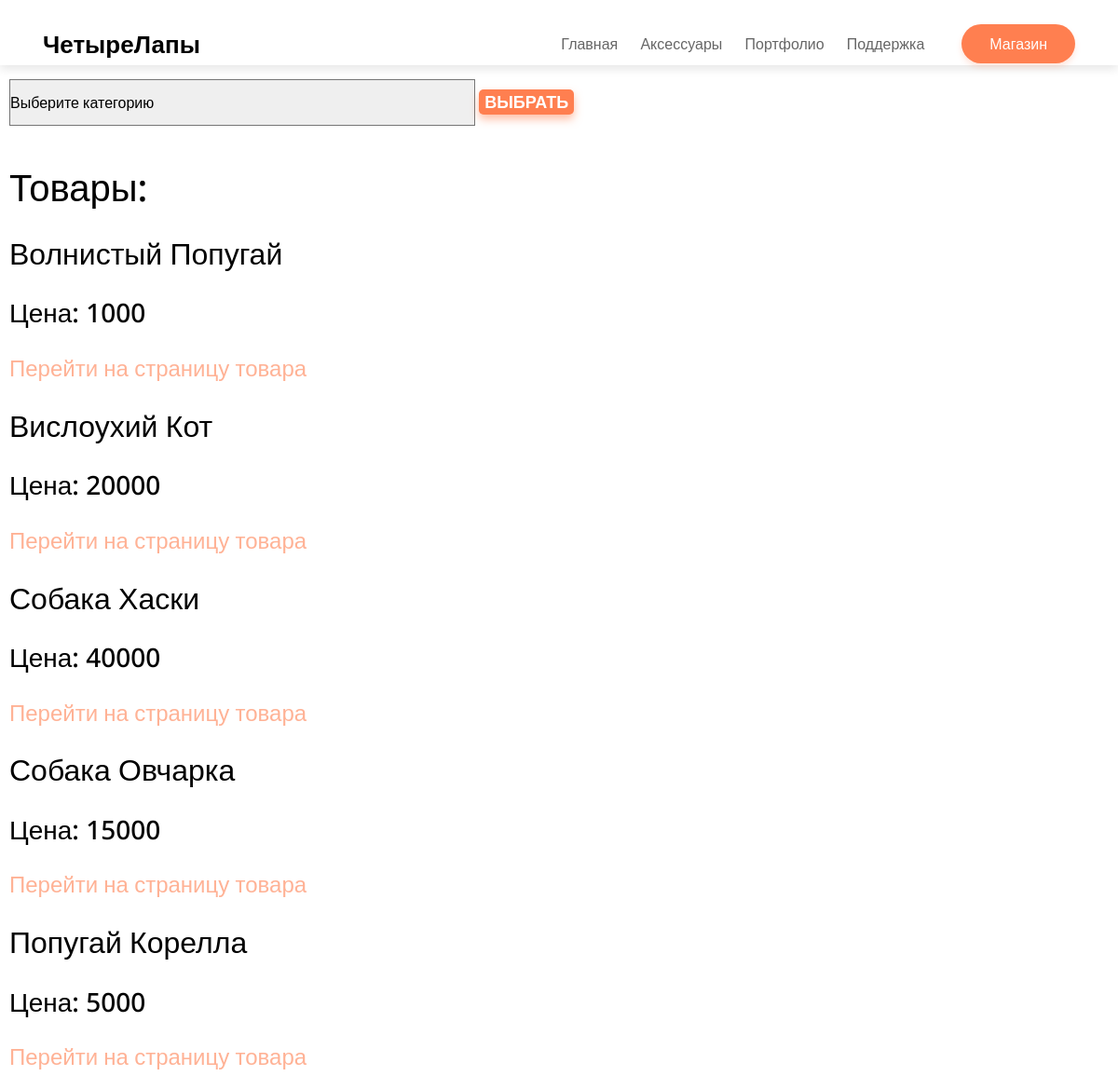
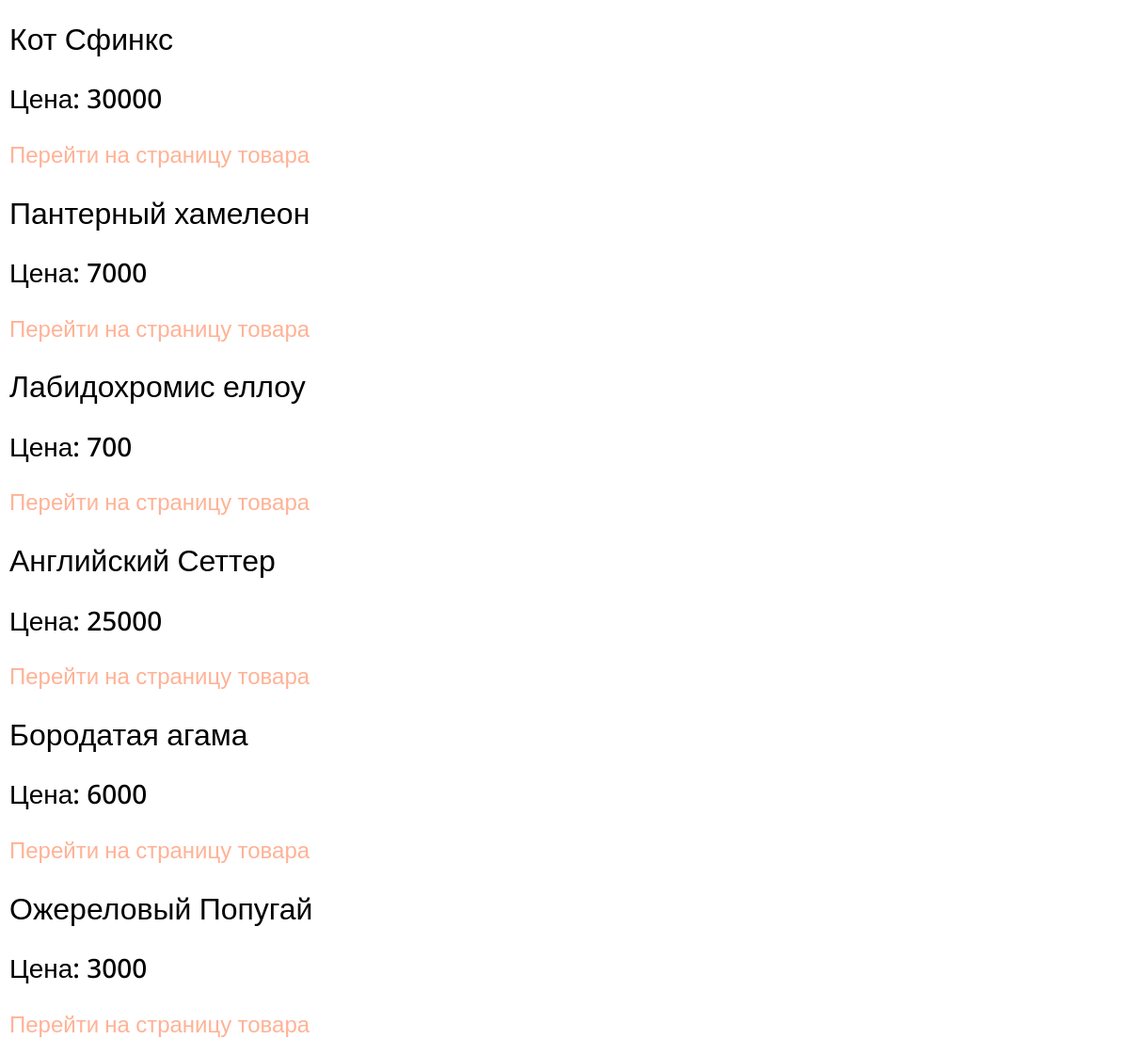
Screenshot of /products/ with the database file from the repository (2 pictures, top to bottom).
### APP/models.py (models this page shows, shortened)
class Products(models.Model):
    product_name = models.CharField(max_length=200)
    category = models.ForeignKey(Category, on_delete=models.CASCADE)
    price = models.CharField(default='0', max_length=128)
    link = models.URLField(default=0, max_length=128)
    class Meta:
        verbose_name = 'Товар'
        verbose_name_plural = 'Товары'

### APP/views.py (the view)
# urls.py: path('products/', products, name='products'),
def products(request):
    category_id = request.GET.get('category')
    if category_id:
        try:
            category = Category.objects.get(id=category_id)
            products = Products.objects.filter(category=category)
        except Category.DoesNotExist:
            raise Http404
    else:
        products = Products.objects.all()
    categories = Category.objects.all()
    return render(request, 'shop.html', {'products': products, 'categories': categories})

### templates/shop.html (shortened to what this page needs)
{% load static %}
<!DOCTYPE html>
<html lang="ru">
<head>
	<link rel="stylesheet" type="text/css" href="{% static 'style.css' %}">
	<link href="https://cdn.jsdelivr.net/npm/bootstrap@5.3.0-alpha1/dist/css/bootstrap.min.css" rel="stylesheet">
</head>
<body>
	<nav class="navbar">
		<div class="container">
			<a href="#" class="navbar-brand">ЧетыреЛапы</a>
			<div class="navbar-wrap">
				<ul class="navbar-menu">
					<li><a href="http://127.0.0.1:8000/">Главная</a></li>
					<li><a href="#" target="_blank">Аксессуары</a></li>
					<li><a href="#" target="_blank">Портфолио</a></li>
					<li><a href="#" target="_blank">Поддержка</a></li>
				</ul>
				<a href="http://127.0.0.1:8000/products/" target="_blank" class="callback">Магазин</a>
			</div>
		</div>
	</nav>
	<form method="get" action="{% url 'products' %}" class="form1">
		<select name="category">
			<option value="">Выберите категорию</option>
		</select>
		<button type="submit" class="category-tovar">Выбрать</button>
	</form>
	<h1 class="h1">Товары:</h1>
	{% for products in products %}
        <h2 class="shop">{{ products.product_name }}</h2><h3 class="shop"> Цена: {{ products.price }}</h3>
		<h4><a class="link" href="{{products.link}}">Перейти на страницу товара</a></h4>
	{% empty %}
    <p>Нет продуктов в базе данных</p>
	{% endfor %}
</body>
</html>

### static/css/style.css (style rules this page uses)
body { position: relative; font-family: 'Noto Sans', sans-serif; font-size: 16px; line-height: 1.4; color: #000; min-width: 320px; overflow-x: hidden; height: auto; }
.navbar { width: 100%; height: 70px; box-shadow: 0 4px 10px rgba(0, 0, 0, .1); }
.navbar .container { height: inherit; display: flex; justify-content: space-between; align-items: center; }
.navbar-menu { list-style-type: none; padding-left: 0; margin-bottom: 0; }
.navbar-menu li { display: inline-block; }
.navbar-menu li a { display: inline-block; color: #000; opacity: 0.6; text-decoration: none; padding: 10px; transition: all .07s ease-in-out ; }
.navbar-wrap { display: flex; flex-flow: row nowrap; }
.callback { margin-left: 30px; padding: 10px 30px; background-color: coral; border-radius: 100px; color: white; text-decoration: none; transition: all .1s ease-out; box-shadow: 0 4px 6px rgba(255, 127, 80, .2); }
.navbar-brand { font-weight: 700; font-size: 26px; text-decoration: none; color: #000; transition: all .07s ease-in-out ; }
* { box-sizing: border-box }
.container { padding: 16px; }
.link { color: coral; display: inline-block; opacity: 0.6; text-decoration: none; padding: 10px; transition: all .07s ease-in-out ; }
.category-tovar { display: inline-block; background-color: coral; font-size: 18px; border: none; color: white; text-transform: uppercase; border-radius: 5px; font-weight: 700; box-shadow: 0 5px 10px rgba(255, 127, 80, .5); transition: all .09s ease-out; }
.form1 { padding: 10px; margin-top: 10px; width: 100%; margin: 5px 0 22px 0; display: inline-block; border: none; }
select { font: inherit; letter-spacing: inherit; word-spacing: inherit; -moz-appearance: none; -webkit-appearance: none; appearance: none; width: 500px; height: 50px; }
select:not([multiple]) { padding-right: 1.2em; background-repeat: no-repeat; background-position: calc(100% - 0.25em) 0.35em; background-size: 0.85em auto; }
.h1 { padding: 10px; }
.shop { padding: 10px; }

### templates/shop.html (style rules this page uses)
body { position: relative; font-family: 'Noto Sans', sans-serif; font-size: 16px; line-height: 1.4; color: #000; min-width: 320px; overflow-x: hidden; height: auto; }
.navbar { width: 100%; height: 70px; box-shadow: 0 4px 10px rgba(0, 0, 0, .1); }
.navbar .container { height: inherit; display: flex; justify-content: space-between; align-items: center; }
.navbar-menu { list-style-type: none; padding-left: 0; margin-bottom: 0; }
.navbar-menu li { display: inline-block; }
.navbar-menu li a { display: inline-block; color: #000; opacity: 0.6; text-decoration: none; padding: 10px; transition: all .07s ease-in-out ; }
.navbar-wrap { display: flex; flex-flow: row nowrap; }
.callback { margin-left: 30px; padding: 10px 30px; background-color: coral; border-radius: 100px; color: white; text-decoration: none; transition: all .1s ease-out; box-shadow: 0 4px 6px rgba(255, 127, 80, .2); }
.navbar-brand { font-weight: 700; font-size: 26px; text-decoration: none; color: #000; transition: all .07s ease-in-out ; }
* { box-sizing: border-box }
.container { padding: 16px; }
.link { color: coral; display: inline-block; opacity: 0.6; text-decoration: none; padding: 10px; transition: all .07s ease-in-out ; }
.category-tovar { display: inline-block; background-color: coral; font-size: 18px; border: none; color: white; text-transform: uppercase; border-radius: 5px; font-weight: 700; box-shadow: 0 5px 10px rgba(255, 127, 80, .5); transition: all .09s ease-out; }
.form1 { padding: 10px; margin-top: 10px; width: 100%; margin: 5px 0 22px 0; display: inline-block; border: none; }
select { font: inherit; letter-spacing: inherit; word-spacing: inherit; -moz-appearance: none; -webkit-appearance: none; appearance: none; width: 500px; height: 50px; }
select:not([multiple]) { padding-right: 1.2em; background-repeat: no-repeat; background-position: calc(100% - 0.25em) 0.35em; background-size: 0.85em auto; }
.h1 { padding: 10px; }
.shop { padding: 10px; }

### rows the page displays
Products: product_name "Волнистый Попугай", price "1000"
Products: product_name "Вислоухий Кот", price "20000"
Products: product_name "Собака Хаски", price "40000"
Products: product_name "Собака Овчарка", price "15000"
Products: product_name "Попугай Корелла", price "5000"
Products: product_name "Кот Сфинкс", price "30000"
Products: product_name "Пантерный хамелеон", price "7000"
Products: product_name "Лабидохромис еллоу", price "700"
Products: product_name "Английский Сеттер", price "25000"
Products: product_name "Бородатая агама", price "6000"
Products: product_name "Ожереловый Попугай", price "3000"
